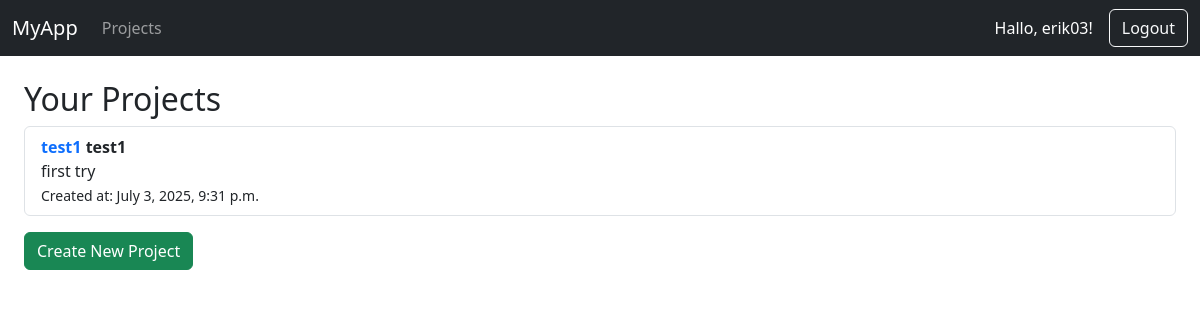
The page /erik03/projects/ (signed in) on the database its author committed.
### projects/models.py (models this page shows, shortened)
class Project(models.Model):
    id = models.UUIDField(primary_key=True, default=uuid.uuid4, editable=False)
    owner = models.ForeignKey(User, on_delete=models.CASCADE, related_name='projects')
    title = models.CharField(max_length=200)
    description = models.TextField(blank=True)
    created_at = models.DateTimeField(auto_now_add=True)
    class Meta:
        constraints = [
            models.UniqueConstraint(fields=['owner', 'title'], name='unique_title_per_owner')
        ]

### projects/views.py (the view)
# urls.py: path('', views.project_list, name='project_list'),
@login_required
def project_list(request, username):
    if request.user.username != username:
        return HttpResponseForbidden("Nicht erlaubt!")
    projects = request.user.projects.all()
    return render(request, 'projects/project_list.html', {
        'projects': projects,
        'username': username,
    })

### templates/projects/project_list.html (shortened to what this page needs)
{% extends 'base.html' %}
{% block content %}
<h2>Your Projects</h2>
<ul class="list-group">
  {% for project in projects %}
    <li class="list-group-item">
        <a href="{% url 'project_detail' user.username project.title %}" class="text-decoration-none">
            <strong>{{ project.title }}</strong>
        </a>
        <strong>{{ project.title }}</strong><br>
        {{ project.description }}<br>
        <small>Created at: {{ project.created_at }}</small>
    </li>
  {% empty %}
    <li class="list-group-item">You have no projects yet.</li>
  {% endfor %}
</ul>
<a class="btn btn-success mt-3" href="{% url 'create_project' user.username %}">Create New Project</a>
{% endblock %}

### templates/base.html (shortened to what this page needs)
<!DOCTYPE html>
<html lang="en">
<head>
    <link href="https://cdn.jsdelivr.net/npm/bootstrap@5.3.0/dist/css/bootstrap.min.css" rel="stylesheet">
</head>
<body>
<nav class="navbar navbar-expand-lg navbar-dark bg-dark">
    <div class="container-fluid">
        <a class="navbar-brand" href="{% url 'home' %}">MyApp</a>
        {% if user.is_authenticated %}
        <div class="collapse navbar-collapse" id="navbarNav">
            <ul class="navbar-nav me-auto mb-2 mb-lg-0">
                <li class="nav-item">
                    <a class="nav-link" href="{% url 'project_list' request.user.username %}">Projects</a>
                </li>
            </ul>
            <span class="navbar-text text-white me-3">
                Hallo, {{ user.username }}!
            </span>
            <a class="btn btn-outline-light" href="{% url 'logout' %}">Logout</a>
        </div>
        {% else %}
        <div>
            <a class="btn btn-outline-light" href="{% url 'login' %}">Login</a>
        </div>
        {% endif %}
    </div>
</nav>
<div class="container-fluid mt-4 px-4">
    {% block content %}
    {% endblock %}
</div>
</body>
</html>

### rows shown on the page
Project: title "test1", description "first try", created_at "July 3, 2025, 9:31 p.m."

### other values the page prints
{{ user.username }} "erik03"
